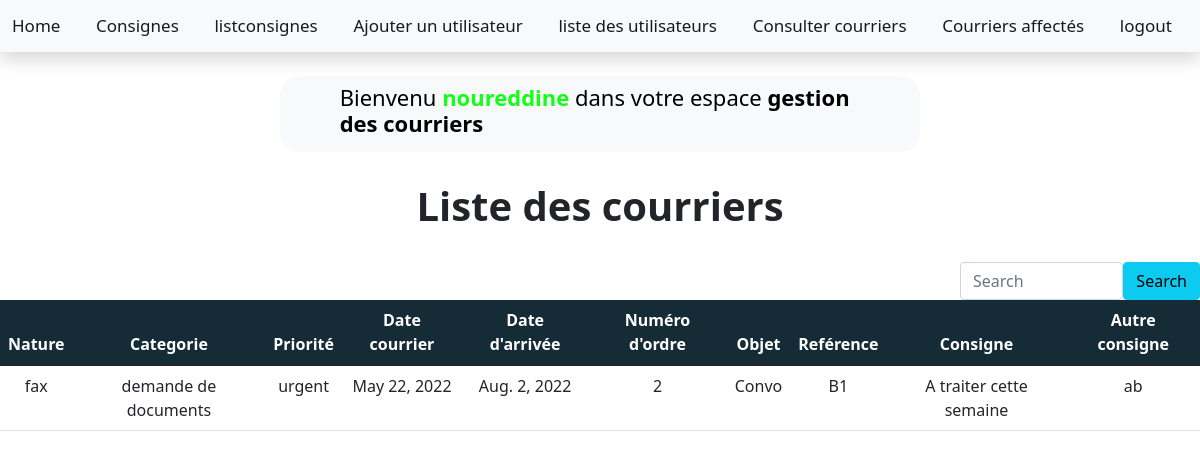
/listcourriersadmin/ (signed in), run on the app's committed database.
### courriers/models.py (models this page shows)
class Courrier(models.Model):
    nature=models.ForeignKey('Nature',on_delete=models.SET_NULL,null=True)
    categorie=models.ForeignKey('Categorie',on_delete=models.SET_NULL,null=True)
    priocourrier = [
        ('',''),
        ('normal','Normal'),
        ('urgent','Urgent'),
        ('très urgent','Très urgent')
    ]
    priorite=models.CharField(max_length=30,choices=priocourrier,default='')
    consigne=models.ForeignKey('Consigne',on_delete=models.SET_NULL,null=True)
    autre_consigne=models.CharField(max_length=50,blank=True)
    date_courrier=models.DateField()
    date_arrivee=models.DateField()
    numero_ordre=models.BigIntegerField()
    objet=models.TextField(max_length=70)
    reference=models.CharField(max_length=10)

class Nature(models.Model):
    nom=models.CharField(max_length=20)
    def __str__(self):
        return self.nom

class Categorie(models.Model):
    nom=models.CharField(max_length=20)
    def __str__(self):
        return self.nom

class Consigne(models.Model):
    remarque=models.TextField(max_length=70)
    date_consigne=models.DateTimeField()
    def __str__(self):
        return self.remarque

### courriers/views.py (the view)
# urls.py: path('listcourriersadmin/',views.searchadmin,name="listcourriersadmin"),
@login_required
def searchadmin(request):
    if 'q' in request.GET:
        q=request.GET['q']
        courrier_list=Courrier.objects.filter(reference__icontains=q)
    else:
        courrier_list=Courrier.objects.all()
    context={
        'courrier_list':courrier_list,
    }
    return render(request,'listcourriersadmin.html',context=context)

### courriers/templates/listcourriersadmin.html (shortened to what this page needs)
<!DOCTYPE html>
<html>
    <head>
   {% load static %}
   {% include 'navbaradmin.html' %}
    </head>
    <body style="background-color:#ffffff">
        <center>
            <h1><strong>Liste des courriers</strong></h1>
        </center>
        <br>
        <table width="100%" class="table table-hover">
            <thead>
                <tr>
                <th>Nature</th>
                <th>Categorie</th>
                <th>Priorité</th>
                <th>Date courrier</th>
                <th>Date d'arrivée</th>
                <th>Numéro d'ordre</th>
                <th>Objet</th>
                <th>Reférence</th>
                <th>Consigne</th>
                <th>Autre consigne</th>
                </tr>
            </thead>
        <tbody>
            <div class="box">
            <form class="form-inline my-2 my-lg-0" method="GET"action="{% url 'listcourriersadmin' %}">
            <input class="form-control mr-sm-2" name="q" type="search" placeholder="Search" aria-label="Search">
            <button class="btn btn-info" type="submit">Search</button>
            </form>
        </div>
            {% for courrier in courrier_list %}
                <td>{{courrier.nature}}</td>
                <td>{{courrier.categorie}}</td>
                <td>{{courrier.priorite}}</td>
                <td>{{courrier.date_courrier}}</td>
                <td>{{courrier.date_arrivee}}</td>
                <td>{{courrier.numero_ordre}}</td>
                <td>{{courrier.objet}}</td>
                <td>{{courrier.reference}}</td>
                <td>{{courrier.consigne}}</td>
                <td>{{courrier.autre_consigne}}</td>
            {% endfor %}
            </tbody>
            </table>
    </body>
    </html>

### courriers/templates/navbaradmin.html (shortened to what this page needs)
<!DOCTYPE html>
<html lang="en">
<head>
  {% load static %}
  <link href="https://cdn.jsdelivr.net/npm/bootstrap@5.1.3/dist/css/bootstrap.min.css" rel="stylesheet">
</head>
<body style="background-color:#ffffff">
<nav class="navbar navbar-expand-sm navbar-light text-dark shadow bg-light">
  <div class="container-fluid">
    <a class="navbar-brand" href="/homeadmin">Home</a>
    <a class="navbar-brand" href="/consignes">Consignes</a>
    <a class="navbar-brand" href="/listconsignes">listconsignes</a>
    <a class="navbar-brand" href="/registerusers">Ajouter un utilisateur</a>
    <a class="navbar-brand" href="/listusers">liste des utilisateurs</a>
    <a class="navbar-brand" href="/listcourriersadmin">Consulter courriers</a>
    <a class="navbar-brand" href="/listaffectationsadmin">Courriers affectés</a>
    <a class="navbar-brand" href="/logout">logout</a>
    </div>
</nav>
<br>
<nav class="navbar navbar-expand-sm navbar-light bg-light" id="title">&nbsp&nbsp&nbsp&nbsp&nbsp
<h3>Bienvenu <strong style="color:rgb(18, 255, 22)";>{{user}}</strong> dans votre espace <strong style="color:rgb(0, 0, 0)">gestion des courriers</strong></h2>
</nav>
</body>

### courriers/templates/navbaradmin.html (style rules this page uses)
.navbar-brand { font-size:17px; color:rgb(0, 0, 0); }
h3 { font-size:22px; color:rgb(0, 0, 0); margin-right:55px }
#title { margin-right:280px; margin-left:280px; border-radius:20px 20px 20px 20px }

### courriers/templates/listcourriersadmin.html (style rules this page uses)
thead { color:white; background-color:rgb(21, 44, 55); }
th { text-align:center; }
td { text-align:center; }
table { justfify-content:center; }
h1 { margin-top:30px; }
.box { width:20%; margin-left:200px; display:flex; float:right; }

### data on the page
Courrier: nature "fax", categorie "demande de documents", priorite "urgent", date_courrier "May 22, 2022", date_arrivee "Aug. 2, 2022", numero_ordre "2", objet "Convo", reference "B1", consigne "A traiter cette semaine", autre_consigne "ab"

### other printed values
{{ user }} "noureddine"
